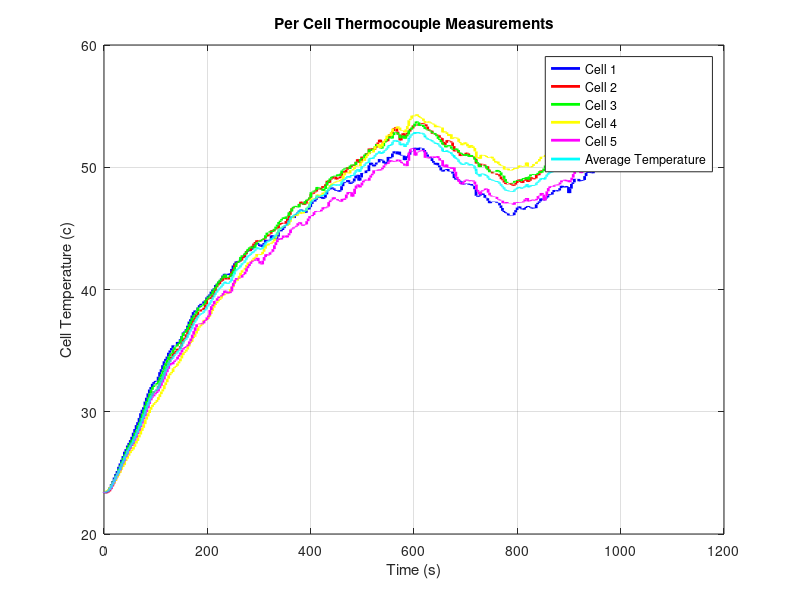

Write the MATLAB code that produced this figure.
%% MATLAB Script by Mehmet Kara %%

% Used to plot the readings of thermocouples for module temperature tests %

clear; clc; close all;

% Load data from both files
load('thermocouple_readings.mat', 'thermocouple_readings');

% Pull the temperature readings from all 5 thermocouples
cell1_temp = thermocouple_readings(:, 1);
cell2_temp = thermocouple_readings(:, 3);
cell3_temp = thermocouple_readings(:, 5);
cell4_temp = thermocouple_readings(:, 7);
cell5_temp = thermocouple_readings(:, 9);

% Pull the time array for plotting
time = thermocouple_readings(:, 10);

% Ignore values at t = 0
non_zero_indices = time > 0;
time = time(non_zero_indices);
cell1_temp = cell1_temp(non_zero_indices);
cell2_temp = cell2_temp(non_zero_indices);
cell3_temp = cell3_temp(non_zero_indices);
cell4_temp = cell4_temp(non_zero_indices);
cell5_temp = cell5_temp(non_zero_indices);

% Finds the maximum temperature of each cell
cell1_maxtemp = max(cell1_temp);
cell2_maxtemp = max(cell2_temp);
cell3_maxtemp = max(cell3_temp);
cell4_maxtemp = max(cell4_temp);
cell5_maxtemp = max(cell5_temp);

% Display max temps to user
disp("Maximum temperatures for Cells 1-5")
disp(cell1_maxtemp)
disp(cell2_maxtemp)
disp(cell3_maxtemp)
disp(cell4_maxtemp)
disp(cell5_maxtemp)

% Create an array of average cell temperature
averagetemp = zeros(length(time), 1);  % Pre-allocate the array
for j = 1:length(time)
    averagetemp(j) = (cell1_temp(j) + cell2_temp(j) + cell3_temp(j) + cell4_temp(j) + cell5_temp(j)) / 5;
end

disp('Averages found')

% Plot the individual thermocouple temperatures

plot(time, cell1_temp, 'b-', 'LineWidth', 2, 'DisplayName', 'Cell 1');
xlabel("Time (s)")
ylabel("Cell Temperature (c)")
title('Per Cell Thermocouple Measurements');
legend('Location', 'best');
grid on;
hold on
plot(time, cell2_temp, 'r-', 'LineWidth', 2, 'DisplayName', 'Cell 2');
plot(time, cell3_temp, 'g-', 'LineWidth', 2, 'DisplayName', 'Cell 3');
plot(time, cell4_temp, 'y-', 'LineWidth', 2, 'DisplayName', 'Cell 4');
plot(time, cell5_temp, 'm-', 'LineWidth', 2, 'DisplayName', 'Cell 5');
plot(time, averagetemp, 'c-', 'LineWidth', 2, 'DisplayName', 'Average Temperature');
